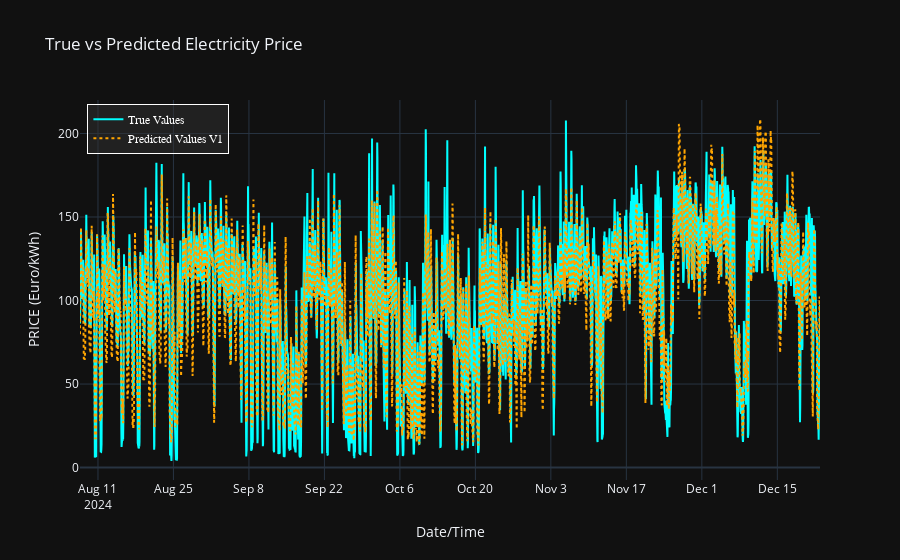

The code cell stored with this chart in its notebook:
### Code cell
# Create the figure
fig = go.Figure()

# Add the trace for the actual consumption (True Values)
fig.add_trace(go.Scatter(x=y_test.index, y=y_test, mode='lines', name='True Values',
                         line=dict(color='cyan', width=2)))  

# Add the trace for the predicted consumption (Predicted Values)
fig.add_trace(go.Scatter(x=y_test.index, y=y_predict_rf, mode='lines', name='Predicted Values V1',
                         line=dict(color='orange', width=2, dash='dot')))  

# Update layout for a darker plot
fig.update_layout(
    title='True vs Predicted Electricity Price',
    xaxis_title='Date/Time',
    yaxis_title='PRICE (Euro/kWh)',
    template='plotly_dark',  # Dark theme
    hovermode='x unified',  # hover over to show values for both lines at a time
    legend=dict(
        x=0.01, y=0.99,  # position of legend
        traceorder='normal',
        font=dict(family="Arial", size=12, color="white"),  # Legend text white
        bgcolor='rgba(50, 50, 50, 0.5)',  # Slightly transparent dark grey
        bordercolor='white',
        borderwidth=1
    ),
)

# Show the plot
fig.show()

### Figure 1 — Plotly figure (JSON) as saved in the notebook; plotly's stock layout.template omitted (floating-point values rounded to 4 significant figures; data arrays with more than 128 entries replaced by an {"elided": "..."} marker saying what was removed)
{"data": [{"line": {"color": "cyan", "width": 2}, "mode": "lines", "name": "True Values", "type": "scatter", "x": {"elided": "3294 str values"}, "y": {"elided": "3294 float values"}}, {"line": {"color": "orange", "dash": "dot", "width": 2}, "mode": "lines", "name": "Predicted Values V1", "type": "scatter", "x": {"elided": "3294 str values"}, "y": {"elided": "3294 float values"}}], "layout": {"hovermode": "x unified", "legend": {"bgcolor": "rgba(50, 50, 50, 0.5)", "bordercolor": "white", "borderwidth": 1, "font": {"color": "white", "family": "Arial", "size": 12}, "traceorder": "normal", "x": 0.01, "y": 0.99}, "title": {"text": "True vs Predicted Electricity Price"}, "xaxis": {"title": {"text": "Date/Time"}}, "yaxis": {"title": {"text": "PRICE (Euro/kWh)"}}}}
